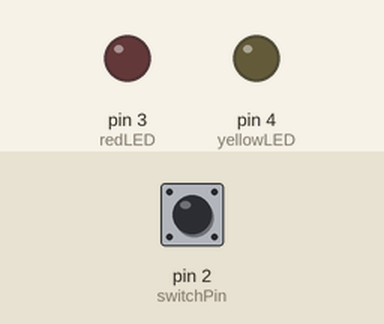
Simulated run of this sketch. Board: Arduino Uno, built with avr-gcc and run on an emulated ATmega328P. Parts: output pins drawn as LEDs (lit = HIGH). The test bench sets the inputs (shaded band); at power-on: pin 2 (switchPin) LOW.

Above: at 1.2 s.
1.3 s: pin 2 (switchPin) pulled HIGH for 0.15 s
At 1.37 s:
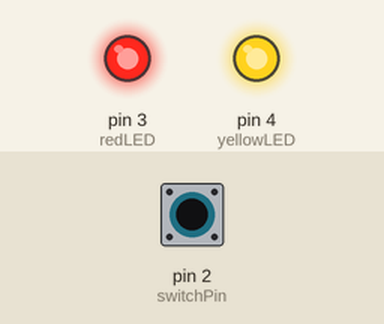
2.9 s: pin 2 (switchPin) pulled HIGH for 3.2 s
At 6.5 s:
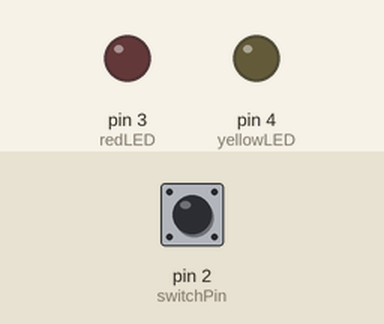
Timing chart, 0 to 8.0 s (numbered marks = the images above; inputs shaded):
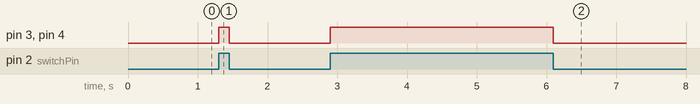

The sketch:

SwitchToggle.ino
```cpp
#define redLED  3
#define yellowLED  4
#define switchPin  2


void setup() {
  //set the LED pins
  pinMode(redLED, OUTPUT);
  pinMode(yellowLED, OUTPUT);
  pinMode(switchPin, INPUT);

}

void loop() {
  // Turn the LED on if the switch is on
  if (digitalRead(switchPin) == true ) {
    digitalWrite(redLED, HIGH);
    digitalWrite(yellowLED, HIGH);
  }
  else
  {
    digitalWrite(redLED, LOW);
    digitalWrite(yellowLED, LOW);
  }
}
```

Measured:
- after the input at 1.3 s, pin 3 (redLED), pin 4 (yellowLED): LOW → HIGH at once, → LOW 0.15 s later
- after the input at 2.9 s, pin 3 (redLED), pin 4 (yellowLED): LOW → HIGH at once, → LOW 3.2 s later
